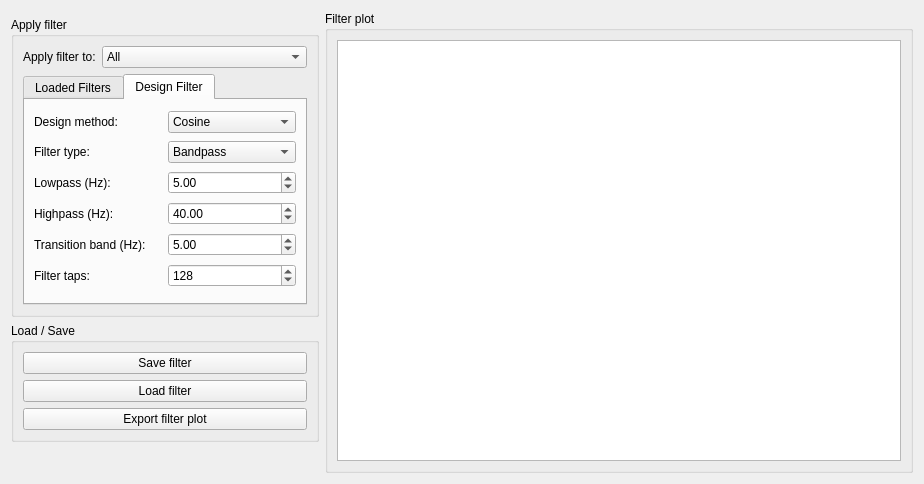
<?xml version="1.0" encoding="UTF-8"?>
<ui version="4.0">
 <class>FilterWindowWidget</class>
 <widget class="QWidget" name="FilterWindowWidget">
  <property name="windowModality">
   <enum>Qt::NonModal</enum>
  </property>
  <property name="geometry">
   <rect>
    <x>0</x>
    <y>0</y>
    <width>924</width>
    <height>484</height>
   </rect>
  </property>
  <property name="windowTitle">
   <string>Temporal Filtering</string>
  </property>
  <layout class="QHBoxLayout" name="horizontalLayout_2">
   <item>
    <layout class="QGridLayout" name="gridLayout_4">
     <property name="topMargin">
      <number>0</number>
     </property>
     <item row="1" column="0">
      <widget class="QGroupBox" name="m_groupBox_filterSettings_2">
       <property name="sizePolicy">
        <sizepolicy hsizetype="Preferred" vsizetype="Preferred">
         <horstretch>0</horstretch>
         <verstretch>0</verstretch>
        </sizepolicy>
       </property>
       <property name="minimumSize">
        <size>
         <width>0</width>
         <height>0</height>
        </size>
       </property>
       <property name="title">
        <string>Apply filter</string>
       </property>
       <layout class="QFormLayout" name="formLayout">
        <item row="0" column="0">
         <widget class="QLabel" name="m_label_applyFilterTo">
          <property name="text">
           <string>Apply filter to:</string>
          </property>
         </widget>
        </item>
        <item row="0" column="1">
         <widget class="QComboBox" name="m_comboBox_filterApplyTo">
          <item>
           <property name="text">
            <string>All</string>
           </property>
          </item>
          <item>
           <property name="text">
            <string>MEG</string>
           </property>
          </item>
          <item>
           <property name="text">
            <string>EEG</string>
           </property>
          </item>
          <item>
           <property name="text">
            <string>ECG</string>
           </property>
          </item>
          <item>
           <property name="text">
            <string>EOG</string>
           </property>
          </item>
          <item>
           <property name="text">
            <string>EMG</string>
           </property>
          </item>
         </widget>
        </item>
        <item row="1" column="0" colspan="2">
         <widget class="QTabWidget" name="m_tabWidget_mode">
          <property name="sizePolicy">
           <sizepolicy hsizetype="Preferred" vsizetype="Preferred">
            <horstretch>0</horstretch>
            <verstretch>0</verstretch>
           </sizepolicy>
          </property>
          <property name="maximumSize">
           <size>
            <width>16777215</width>
            <height>16777215</height>
           </size>
          </property>
          <property name="currentIndex">
           <number>1</number>
          </property>
          <widget class="QWidget" name="List">
           <attribute name="title">
            <string>Loaded Filters</string>
           </attribute>
           <layout class="QFormLayout" name="formLayout_2">
            <item row="0" column="1">
             <widget class="QTableView" name="m_tableView_filterDataView">
              <property name="sizePolicy">
               <sizepolicy hsizetype="Preferred" vsizetype="Preferred">
                <horstretch>0</horstretch>
                <verstretch>0</verstretch>
               </sizepolicy>
              </property>
              <property name="minimumSize">
               <size>
                <width>0</width>
                <height>0</height>
               </size>
              </property>
              <property name="maximumSize">
               <size>
                <width>16777215</width>
                <height>16777215</height>
               </size>
              </property>
              <property name="verticalScrollBarPolicy">
               <enum>Qt::ScrollBarAsNeeded</enum>
              </property>
              <property name="sizeAdjustPolicy">
               <enum>QAbstractScrollArea::AdjustIgnored</enum>
              </property>
              <property name="editTriggers">
               <set>QAbstractItemView::AllEditTriggers</set>
              </property>
              <property name="alternatingRowColors">
               <bool>false</bool>
              </property>
              <property name="selectionMode">
               <enum>QAbstractItemView::SingleSelection</enum>
              </property>
              <property name="selectionBehavior">
               <enum>QAbstractItemView::SelectRows</enum>
              </property>
             </widget>
            </item>
            <item row="0" column="0">
             <layout class="QVBoxLayout" name="m_layout_defaultFilterActivation"/>
            </item>
           </layout>
          </widget>
          <widget class="QWidget" name="Design">
           <attribute name="title">
            <string>Design Filter</string>
           </attribute>
           <layout class="QHBoxLayout" name="horizontalLayout_4">
            <item>
             <layout class="QGridLayout" name="m_layout_designFilter">
              <item row="3" column="0">
               <widget class="QLabel" name="m_label_lowpass">
                <property name="text">
                 <string>Highpass (Hz):</string>
                </property>
               </widget>
              </item>
              <item row="2" column="1">
               <widget class="QDoubleSpinBox" name="m_doubleSpinBox_lowpass">
                <property name="maximum">
                 <double>999.000000000000000</double>
                </property>
                <property name="singleStep">
                 <double>1.000000000000000</double>
                </property>
                <property name="value">
                 <double>5.000000000000000</double>
                </property>
               </widget>
              </item>
              <item row="3" column="1">
               <widget class="QDoubleSpinBox" name="m_doubleSpinBox_highpass">
                <property name="maximum">
                 <double>999.000000000000000</double>
                </property>
                <property name="singleStep">
                 <double>1.000000000000000</double>
                </property>
                <property name="value">
                 <double>40.000000000000000</double>
                </property>
               </widget>
              </item>
              <item row="4" column="0">
               <widget class="QLabel" name="m_label_transitionBand">
                <property name="text">
                 <string>Transition band (Hz):</string>
                </property>
               </widget>
              </item>
              <item row="4" column="1">
               <widget class="QDoubleSpinBox" name="m_doubleSpinBox_transitionband">
                <property name="maximum">
                 <double>999.000000000000000</double>
                </property>
                <property name="singleStep">
                 <double>1.000000000000000</double>
                </property>
                <property name="value">
                 <double>5.000000000000000</double>
                </property>
               </widget>
              </item>
              <item row="0" column="0">
               <widget class="QLabel" name="m_label_designMethod">
                <property name="text">
                 <string>Design method:</string>
                </property>
               </widget>
              </item>
              <item row="1" column="1">
               <widget class="QComboBox" name="m_comboBox_filterType">
                <property name="sizePolicy">
                 <sizepolicy hsizetype="Preferred" vsizetype="Fixed">
                  <horstretch>0</horstretch>
                  <verstretch>0</verstretch>
                 </sizepolicy>
                </property>
                <item>
                 <property name="text">
                  <string>Bandpass</string>
                 </property>
                </item>
                <item>
                 <property name="text">
                  <string>Lowpass</string>
                 </property>
                </item>
                <item>
                 <property name="text">
                  <string>Highpass</string>
                 </property>
                </item>
               </widget>
              </item>
              <item row="0" column="1">
               <widget class="QComboBox" name="m_comboBox_designMethod">
                <item>
                 <property name="text">
                  <string>Cosine</string>
                 </property>
                </item>
                <item>
                 <property name="text">
                  <string>Tschebyscheff</string>
                 </property>
                </item>
               </widget>
              </item>
              <item row="2" column="0">
               <widget class="QLabel" name="m_label_highpass">
                <property name="text">
                 <string>Lowpass (Hz):</string>
                </property>
               </widget>
              </item>
              <item row="1" column="0">
               <widget class="QLabel" name="m_label_filterType">
                <property name="text">
                 <string>Filter type:</string>
                </property>
               </widget>
              </item>
              <item row="5" column="0">
               <widget class="QLabel" name="m_label_filterTaps">
                <property name="text">
                 <string>Filter taps:</string>
                </property>
               </widget>
              </item>
              <item row="5" column="1">
               <widget class="QSpinBox" name="m_spinBox_filterTaps">
                <property name="minimum">
                 <number>2</number>
                </property>
                <property name="maximum">
                 <number>256</number>
                </property>
                <property name="singleStep">
                 <number>2</number>
                </property>
                <property name="value">
                 <number>128</number>
                </property>
               </widget>
              </item>
             </layout>
            </item>
           </layout>
          </widget>
         </widget>
        </item>
       </layout>
      </widget>
     </item>
     <item row="4" column="0">
      <spacer name="verticalSpacer">
       <property name="orientation">
        <enum>Qt::Vertical</enum>
       </property>
       <property name="sizeHint" stdset="0">
        <size>
         <width>20</width>
         <height>40</height>
        </size>
       </property>
      </spacer>
     </item>
     <item row="0" column="1" rowspan="5">
      <widget class="QGroupBox" name="m_groupBox_filterPlot">
       <property name="sizePolicy">
        <sizepolicy hsizetype="Expanding" vsizetype="Expanding">
         <horstretch>0</horstretch>
         <verstretch>0</verstretch>
        </sizepolicy>
       </property>
       <property name="minimumSize">
        <size>
         <width>0</width>
         <height>0</height>
        </size>
       </property>
       <property name="maximumSize">
        <size>
         <width>16777215</width>
         <height>16777215</height>
        </size>
       </property>
       <property name="title">
        <string>Filter plot</string>
       </property>
       <layout class="QHBoxLayout" name="horizontalLayout">
        <item>
         <widget class="QGraphicsView" name="m_graphicsView_filterPlot">
          <property name="sizePolicy">
           <sizepolicy hsizetype="Expanding" vsizetype="Expanding">
            <horstretch>0</horstretch>
            <verstretch>0</verstretch>
           </sizepolicy>
          </property>
          <property name="minimumSize">
           <size>
            <width>450</width>
            <height>0</height>
           </size>
          </property>
         </widget>
        </item>
       </layout>
      </widget>
     </item>
     <item row="2" column="0" rowspan="2">
      <widget class="QGroupBox" name="groupBox">
       <property name="title">
        <string>Load / Save</string>
       </property>
       <layout class="QVBoxLayout" name="verticalLayout">
        <item>
         <widget class="QPushButton" name="m_pushButton_exportFilter">
          <property name="text">
           <string>Save filter</string>
          </property>
         </widget>
        </item>
        <item>
         <widget class="QPushButton" name="m_pushButton_loadFilter">
          <property name="text">
           <string>Load filter</string>
          </property>
         </widget>
        </item>
        <item>
         <widget class="QPushButton" name="m_pushButton_exportPlot">
          <property name="text">
           <string>Export filter plot</string>
          </property>
         </widget>
        </item>
       </layout>
      </widget>
     </item>
    </layout>
   </item>
  </layout>
 </widget>
 <tabstops>
  <tabstop>m_comboBox_filterApplyTo</tabstop>
  <tabstop>m_tabWidget_mode</tabstop>
  <tabstop>m_pushButton_exportFilter</tabstop>
  <tabstop>m_pushButton_loadFilter</tabstop>
  <tabstop>m_pushButton_exportPlot</tabstop>
  <tabstop>m_graphicsView_filterPlot</tabstop>
  <tabstop>m_tableView_filterDataView</tabstop>
 </tabstops>
 <resources/>
 <connections/>
</ui>
